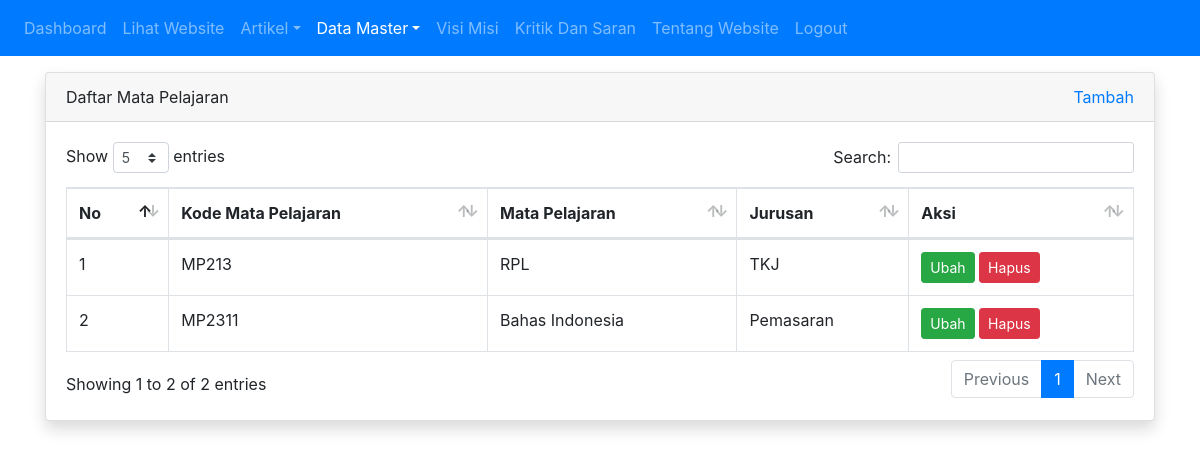
The app's page /admin/mapel/index.php (signed in) with its own data.
### tables this page shows
CREATE TABLE `tbl_mapel` (
  `id` int(11) NOT NULL,
  `kode_mapel` varchar(255) NOT NULL,
  `mapel` varchar(255) NOT NULL,
  `id_jurusan` int(11) NOT NULL
);

CREATE TABLE `tbl_jurusan` (
  `id` int(11) NOT NULL,
  `jurusan` varchar(255) NOT NULL
);

### admin/mapel/index.php (the view, shortened to what this page needs)
<?php
require_once '../../koneksi.php';
$query = mysqli_query($koneksi, "SELECT tbl_mapel.id AS id, tbl_mapel.kode_mapel ,tbl_mapel.mapel, tbl_mapel.id_jurusan, tbl_jurusan.jurusan,tbl_jurusan.id AS id_jurus FROM tbl_mapel LEFT JOIN tbl_jurusan on tbl_mapel.id_jurusan = tbl_jurusan.id  ORDER BY id ASC");
$no = 1;
?>
<!DOCTYPE html>
<html>
<head>
	<link rel="stylesheet" href="../../resources/datatables/datatables.min.css">
	<link rel="stylesheet" href="../../resources/css/bootstrap.min.css">
</head>
<body>
	<?php require_once '../navbar.php'; ?>
	<div class="container mt-3">
		<div class="row">
			<div class="col">
				<div class="card shadow">
					<div class="card-header">
						<div class="clearfix">
							<div class="float-left">
								Daftar Mata Pelajaran
							</div>
							<div class="float-right">
								<a href="tambah.php">Tambah</a>
							</div>
						</div>
					</div>
					<div class="card-body">
						<table id="table_id" class="dataTable table table-bordered">
						    <thead>
						        <tr>
						            <th>No</th>
						            <th>Kode Mata Pelajaran</th>
						            <th>Mata Pelajaran</th>
						            <th>Jurusan</th>
						            <th>Aksi</th>
						        </tr>
						    </thead>
						    <tbody>
						        <?php while($row = mysqli_fetch_assoc($query)) : ?>
						        	<tr>
						        		<td><?= $no++ ?></td>
						        		<td><?= $row['kode_mapel'] ?></td>
						        		<td><?= $row['mapel'] ?></td>
						        		<td><?= isset($row['jurusan']) ? $row['jurusan'] : '-' ?></td>
						        		<td>
						        			<a href="ubah.php?id=<?= $row['id'] ?>" class="btn btn-success btn-sm">Ubah</a>
											<a href="hapus.php?id=<?= $row['id'] ?>" class="btn btn-danger btn-sm" onclick="return confirm('apakah anda yakin?')">Hapus</a>
						        		</td>
						        	</tr>
								<?php endwhile; ?>
						    </tbody>
						</table>
					</div>
				</div>
			</div>
		</div>
	</div>
</body>
</html>

### records on screen
tbl_mapel: kode_mapel "MP213", mapel "RPL", id_jurusan.jurusan "TKJ"
tbl_mapel: kode_mapel "MP2311", mapel "Bahas Indonesia", id_jurusan.jurusan "Pemasaran"
